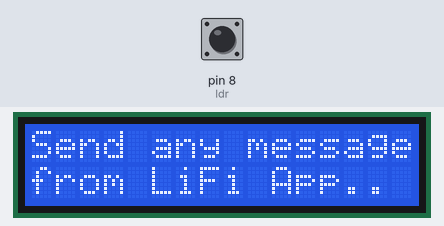
This sketch was run on a simulated Arduino Uno, built with avr-gcc and run on an emulated ATmega328P. Shown: 16×2 character LCD. The test bench sets the inputs (shaded band); at power-on: pin 8 (ldr) HIGH. What the sketch prints to the serial monitor is not drawn.

Above: at 3.1 s.
7.3 s: pin 8 (ldr) pulled LOW for 0.15 s
At 8.3 s:
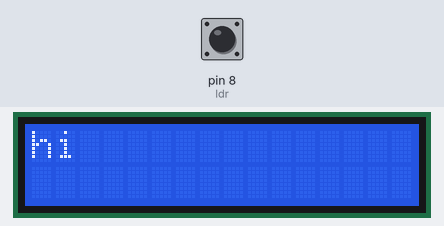
9.0 s: pin 8 (ldr) pulled LOW for 1 s
At 11.2 s:
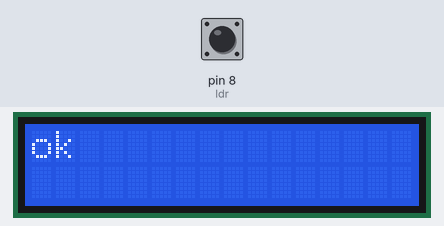
11.5 s: pin 8 (ldr) pulled LOW for 3.2 s
At 15.1 s:
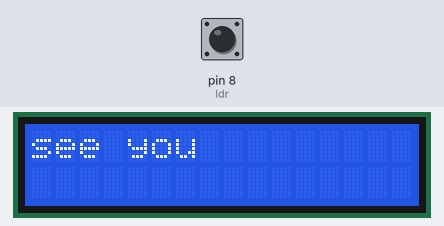
Timing chart, 0 to 16.6 s (numbered marks = the images above; inputs shaded):
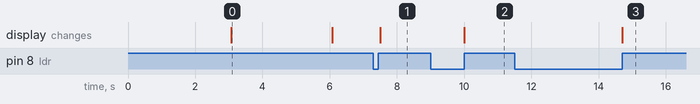

The sketch:

LiFi.ino
```cpp
#include <LiquidCrystal.h>

LiquidCrystal lcd(2, 3, 4, 5, 6, 7);

#define ldr 8

String duration = "";

void setup() {
  Serial.begin(9600);

  pinMode(ldr, INPUT_PULLUP);

  lcd.begin(16, 2);
  lcd.clear();

  lcd.print("LiFi Project");
  delay(3000);

  lcd.clear();
  lcd.print("Send any message");
  lcd.setCursor(0, 1);
  lcd.print("from LiFi App..");
  delay(3000);

  lcd.clear();
}

void loop() {

  int val = digitalRead(ldr);

  // Start receiving when LDR detects LOW
  if (val == 0) {

    duration = "";

    while (true) {

      int val2 = digitalRead(ldr);

      // Store each received bit
      duration += String(val2);

      // End of transmission
      if (val2 == 1) {
        break;
      }

      delay(200);
    }

    Serial.print("Received code: ");
    Serial.println(duration);

    // -------------------------------
    // MESSAGE DECODING
    // -------------------------------

    if (duration == "01") {
      displayMessage("hi");
    }

    else if (duration == "001") {
      displayMessage("hello");
    }

    else if (duration == "0001") {
      displayMessage("how are you?");
    }

    else if (duration == "00001") {
      displayMessage("I am fine");
    }

    else if (duration == "000001") {
      displayMessage("ok");
    }

    else if (duration == "0000001") {
      displayMessage("good morning");
    }

    else if (duration == "00000001") {
      displayMessage("good afternoon");
    }

    else if (duration == "000000001") {
      displayMessage("good evening");
    }

    else if (duration == "0000000001") {
      displayMessage("thank you");
    }

    else if (duration == "00000000001") {
      displayMessage("sorry");
    }

    else if (duration == "000000000001") {
      displayMessage("please");
    }

    else if (duration == "0000000000001") {
      displayMessage("welcome");
    }

    else if (duration == "00000000000001") {
      displayMessage("yes");
    }

    else if (duration == "000000000000001") {
      displayMessage("no");
    }

    else if (duration == "0000000000000001") {
      displayMessage("good night");
    }

    else if (duration == "00000000000000001") {
      displayMessage("see you");
    }

    else if (duration == "000000000000000001") {
      displayMessage("take care");
    }

    else if (duration == "0000000000000000001") {
      displayMessage("I love you");
    }

    else if (duration == "00000000000000000001") {
      displayMessage("where are you?");
    }

    else if (duration == "000000000000000000001") {
      displayMessage("what are you doing?");
    }

    else if (duration == "0000000000000000000001") {
      displayMessage("I am coming");
    }

    else if (duration == "00000000000000000000001") {
      displayMessage("wait");
    }

    else if (duration == "000000000000000000000001") {
      displayMessage("start");
    }

    else if (duration == "0000000000000000000000001") {
      displayMessage("stop");
    }

    else if (duration == "00000000000000000000000001") {
      displayMessage("help");
    }

    else if (duration == "000000000000000000000000001") {
      displayMessage("emergency");
    }

    else {
      lcd.clear();
      lcd.print("Unknown message");

      Serial.println("Unknown message");
    }

    delay(1000);
  }
}


// ------------------------------------
// FUNCTION TO DISPLAY MESSAGE
// ------------------------------------

void displayMessage(String message) {

  Serial.print("Received message: ");
  Serial.println(message);

  lcd.clear();

  // LCD is 16x2
  if (message.length() <= 16) {
    lcd.setCursor(0, 0);
    lcd.print(message);
  }
  else {
    lcd.setCursor(0, 0);
    lcd.print(message.substring(0, 16));

    lcd.setCursor(0, 1);
    lcd.print(message.substring(16));
  }
}
```

Measured:
- after the input at 7.3 s, the display: changes after 0.20 s (image 1)
- after the input at 9.0 s, the display: changes after 1.0 s (image 2)
- after the input at 11.5 s, the display: changes after 3.2 s (image 3)
- what the display in image 0 shows lasts 3.0 s, from 3.1 s to 6.1 s
